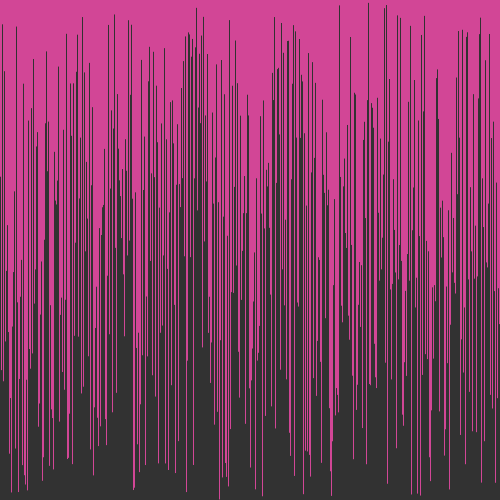
Frame 1 (no input)
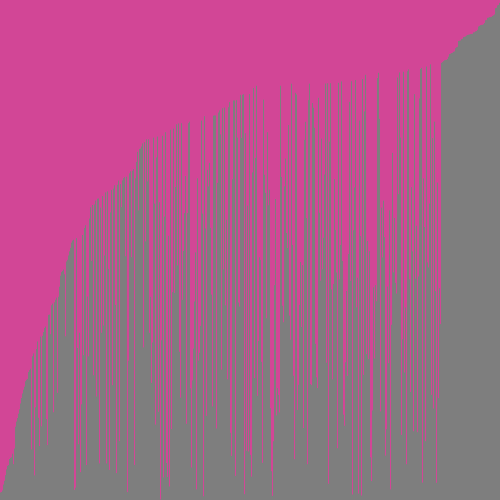
Frame 60 (the mouse pressed at the canvas centre just before this capture)
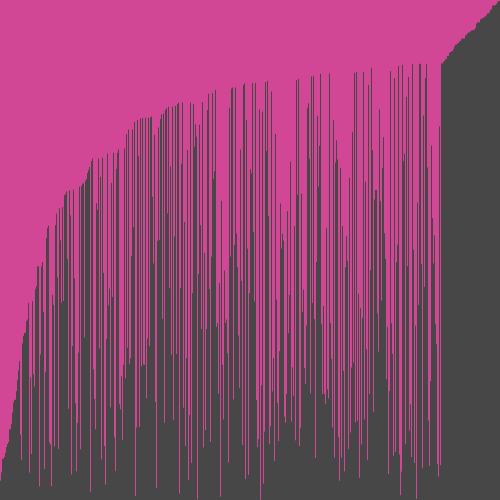
Frame 120 (the mouse held since frame 60 and released just before this capture)

The Processing sketch that drew these frames (run headless with seeded random() and noise(); from frame 60 on, the mouse is pressed at the canvas centre):

// Processing sketch: stepSort
// ── stepSort.pde
/* Paste the code into a new Processing sketch and complete the steps. */

//1. create an array of ints. don't initialize it yet.

float[] list;

void setup() {
  //2. set the size of your window
  //  if you are using Processing 3, you cannot use variables
  //  because the developers don't know how programming is supposed to work.

  size(500,500);

  //3. initialize your array with the built in width variable

       // buttons = new JButton[inputs];
  list = new float[width];
  
  //4. initialize the ints in the array with random numbers
  //   from 0 to the built in height variable


  for(int x = 0; x < list.length; x++){
   list[x] = random(0, height);
  }

  //5. call the noStroke() method

  noStroke();

}

void draw() {
  //6. set the background color with background(r, g, b);

  background(210,70,150);

  //7. set the color for your graph

  fill((int)random(50, 150));

  //8. draw a rectangle for each int in your array.
  //   the x value will be the current index in the array
  //   the y value will the height variable
  //   the width is 1 (one)
  //   the height is negative the value of the element at the current index of the array

for(int x = 0; x < list.length; x++){
 
  rect(x, height, 1, -list[x]);
  
}

  //9. call the stepSort method

  stepSort(list);

  //10. extract the code that randomizes the array into a method.

  

  //11. call the method you made in step 10 when the mouse is pressed

}

void stepSort(float[] arr) {
  for (int i = 1; i < arr.length; i++) {
    if (arr[i - 1] > arr[i]) {
      float t = arr[i];
      arr[i] = arr[i - 1];
      arr[i - 1] = t;
    }
  }
}


void rearrange(){
 

  for(int x = 0; x < list.length; x++){
   list[x] = random(0, height);
   
  }
 }  


void mousePressed(){
  rearrange();
}
